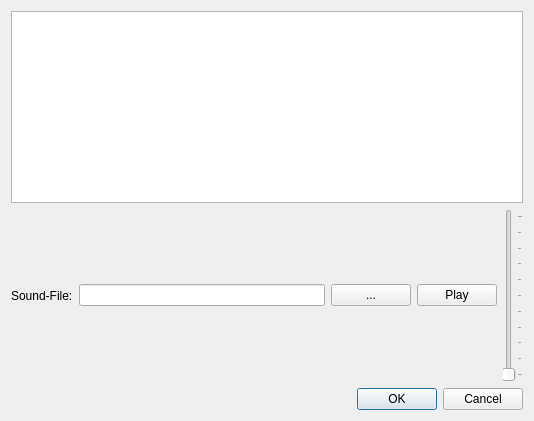
<?xml version="1.0" encoding="UTF-8"?>
<ui version="4.0">
 <class>Dialog</class>
 <widget class="QDialog" name="Dialog">
  <property name="windowModality">
   <enum>Qt::ApplicationModal</enum>
  </property>
  <property name="geometry">
   <rect>
    <x>0</x>
    <y>0</y>
    <width>534</width>
    <height>421</height>
   </rect>
  </property>
  <property name="windowTitle">
   <string>Sound Setup</string>
  </property>
  <layout class="QVBoxLayout" name="verticalLayout">
   <item>
    <widget class="QTableView" name="lstSound"/>
   </item>
   <item>
    <layout class="QGridLayout" name="gridLayout_2">
     <item row="1" column="3">
      <widget class="QPushButton" name="btnPlay">
       <property name="text">
        <string>Play</string>
       </property>
      </widget>
     </item>
     <item row="1" column="4">
      <widget class="QSlider" name="volumeSlider">
       <property name="maximum">
        <number>100</number>
       </property>
       <property name="tracking">
        <bool>false</bool>
       </property>
       <property name="orientation">
        <enum>Qt::Vertical</enum>
       </property>
       <property name="tickPosition">
        <enum>QSlider::TicksBelow</enum>
       </property>
      </widget>
     </item>
     <item row="1" column="1">
      <widget class="QLineEdit" name="txtSound"/>
     </item>
     <item row="1" column="0">
      <widget class="QLabel" name="label_2">
       <property name="text">
        <string>Sound-File:</string>
       </property>
      </widget>
     </item>
     <item row="1" column="2">
      <widget class="QPushButton" name="btnSearch">
       <property name="text">
        <string>...</string>
       </property>
      </widget>
     </item>
    </layout>
   </item>
   <item>
    <widget class="QDialogButtonBox" name="buttonBox">
     <property name="standardButtons">
      <set>QDialogButtonBox::Cancel|QDialogButtonBox::Ok</set>
     </property>
    </widget>
   </item>
  </layout>
 </widget>
 <tabstops>
  <tabstop>lstSound</tabstop>
  <tabstop>txtSound</tabstop>
  <tabstop>btnSearch</tabstop>
  <tabstop>btnPlay</tabstop>
  <tabstop>volumeSlider</tabstop>
 </tabstops>
 <resources/>
 <connections/>
</ui>
